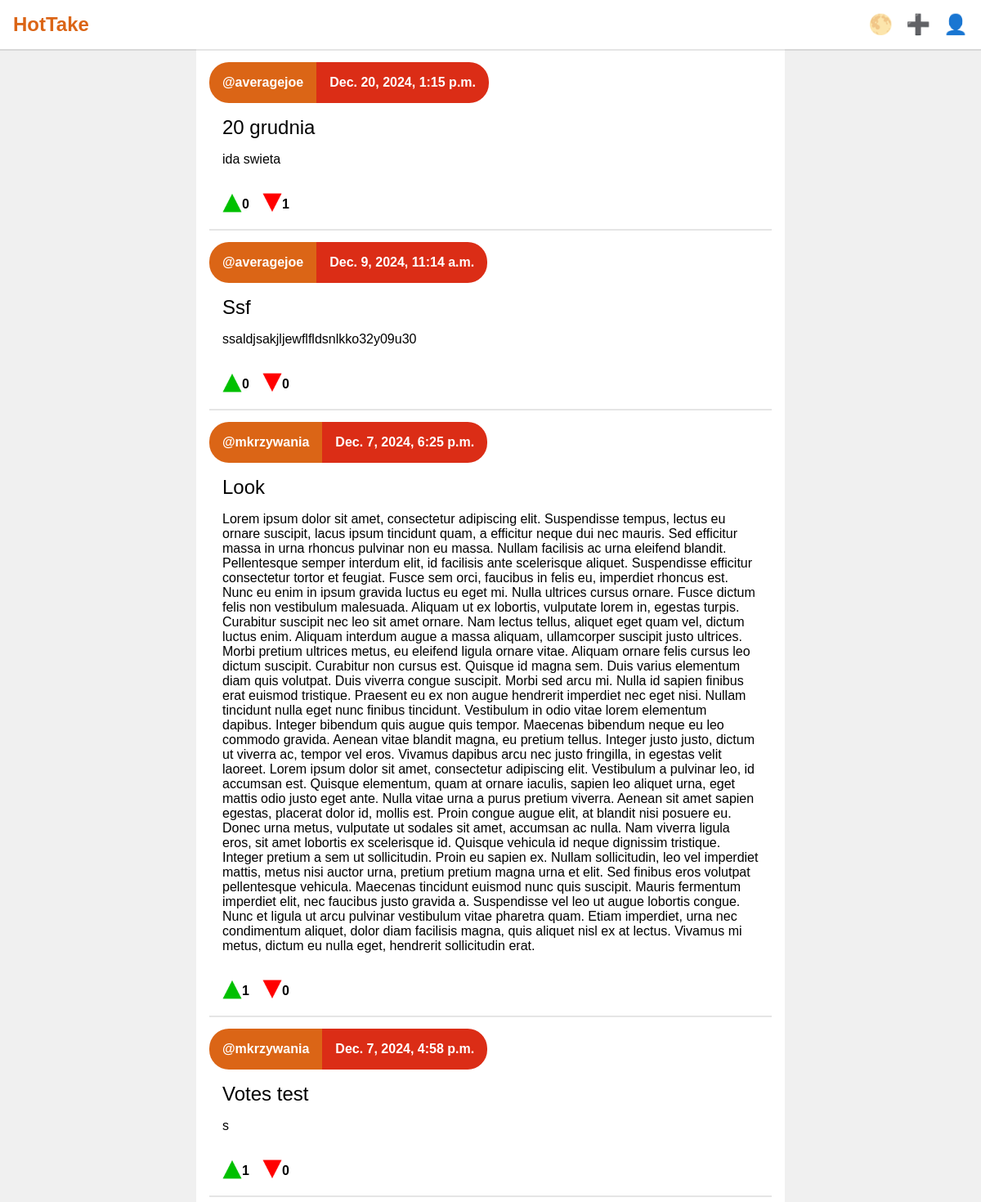
/home/ (signed in), run on an earlier commit of the app's database.
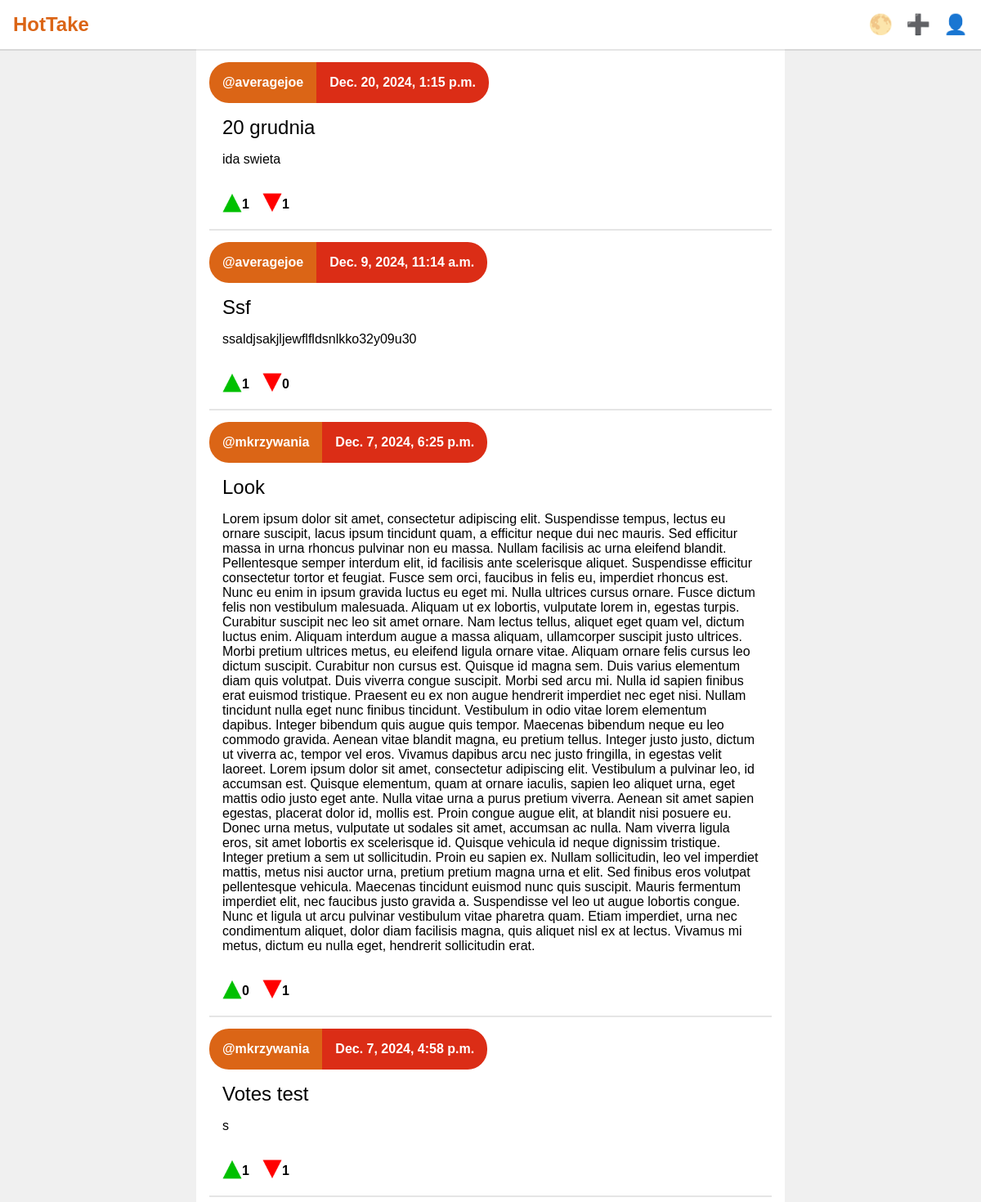
And on a later commit of the database.
### app/models.py (models this page shows, shortened)
class Post(models.Model):
    author = models.ForeignKey(User, on_delete=models.CASCADE)
    title = models.CharField(max_length=50)
    body = models.TextField()
    date = models.DateTimeField()
    upvotes = models.IntegerField(default = 0)
    downvotes = models.IntegerField(default = 0)
    voters = JSONField(default=dict);

### app/views.py (the view, shortened to what this page needs)
# urls.py: path('home/', views.home, name='home'),
def home(request):
    template = loader.get_template('app/posts.html')
    posts = Post.objects.all().order_by('-date')
    context = {
        'posts':posts,
        'user':request.user
    }
    return HttpResponse(template.render(context, request))

### app/templates/app/posts.html (shortened to what this page needs)
{% extends "app/home.html" %}
{% load static %}
{% block content %}
{% for post in posts %}
<div class="post" data-url="{% url 'post_info' post_id=post.id %}">
    <div class="info">
        <div class="author">
            <a href="{% url 'user_info' username=post.author.username %}">@{{ post.author }}</a>
        </div>
        <div class="date">
            {{ post.date }}
        </div>
    </div>
    <div class="post-content">
        <div class="title">
            {{ post.title }}
        </div>
        <div class="post-body">
            {{ post.body }}
        </div>
    </div>
    <div class="votes">
        <div class="upvote" data-post-id="{{ post.id }}">
            <div class="symbol"><img src="{% static 'app/img/trianglegreen.png' %}" alt="upvote"></div>
            <div class="count">{{ post.upvotes }}</div>
        </div>
        <div class="downvote" data-post-id="{{ post.id }}">
            <div class="symbol"><img src="{% static 'app/img/trianglered.png' %}" alt="downvote"></div>
            <div class="count">{{ post.downvotes }}</div>
        </div>
    </div>
</div>
{% endfor %}
{% endblock %}

What changed in the data, as far as the page shows it:
changed Post "20 grudnia": upvotes "0" → "1"
changed Post "Ssf": upvotes "0" → "1"
changed Post "Look": upvotes "1" → "0"; downvotes "0" → "1"
changed Post "Votes test": downvotes "0" → "1"
